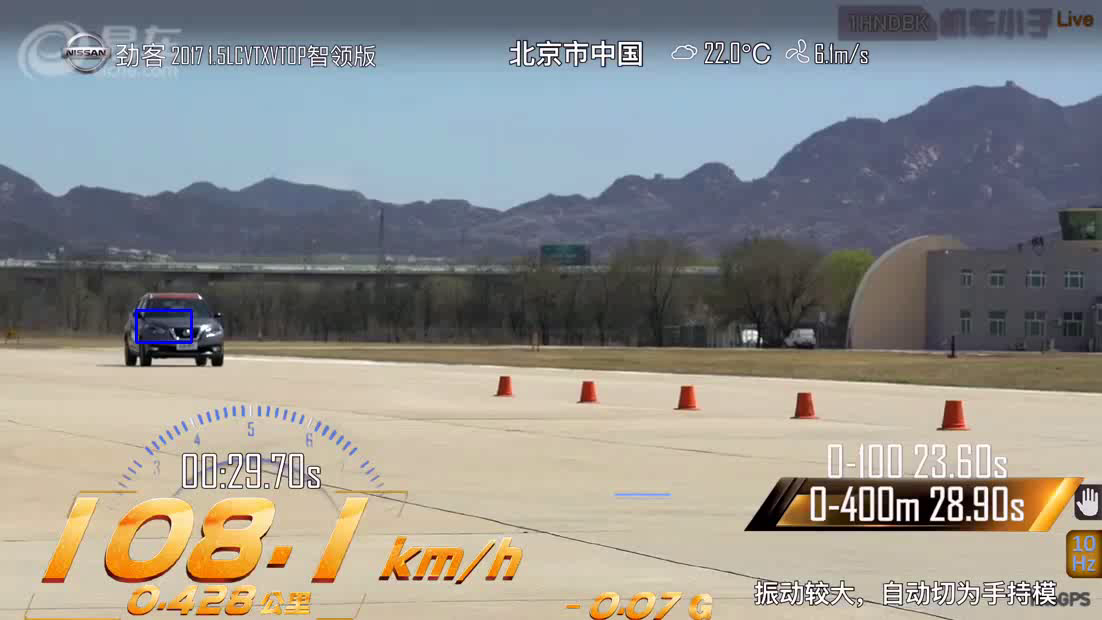
#> input picture frame 0 of Video Analysis/Meanshift and Camshift/Camshift.avi, 1102 x 620 px, given in place of vtest.avi, which was not available
$ python fastNlMeansDenoisingMuotiFunction.py
#> lines starting #> are read from the running program, lines starting #| are printed output that depends on the picture; pictures that were not available may be replaced by others from this repository, and a replacement may not be noted
# -*_ coding:utf-8 -*-
"""
@ author: wuxin
"""

import cv2 as cv
import numpy as np
from matplotlib import pyplot as plt

if __name__ == '__main__':

    cap = cv.VideoCapture('vtest.avi')

    # create a list of first 5 frames
    img = [cap.read()[1] for i in range(5)]
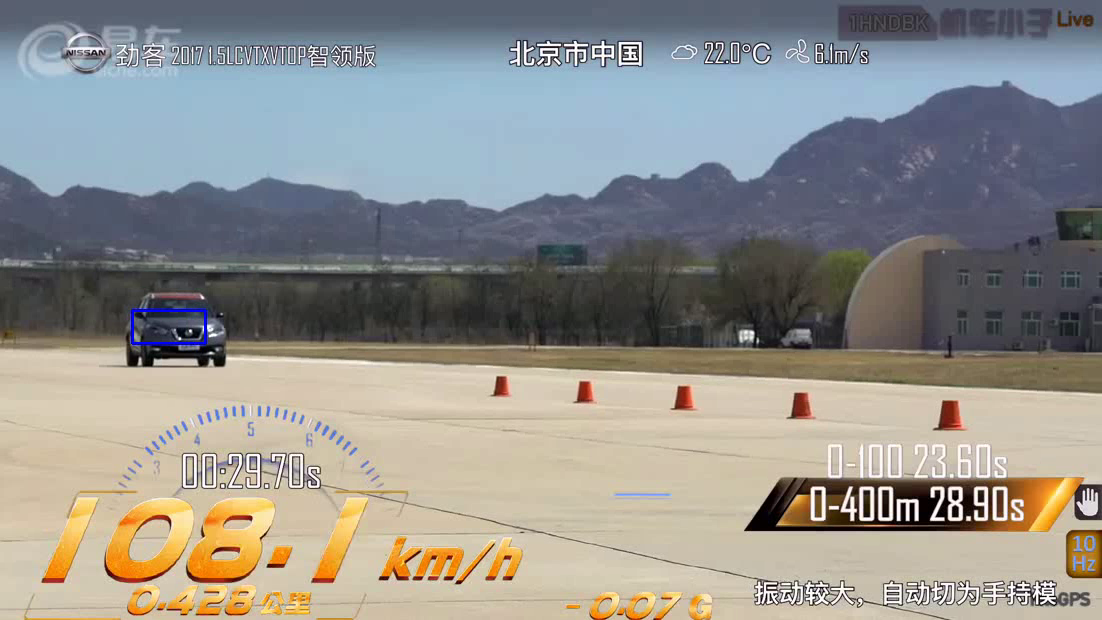
#> input picture frame 1 of Video Analysis/Meanshift and Camshift/Camshift.avi, 1102 x 620 px, given in place of vtest.avi, which was not available
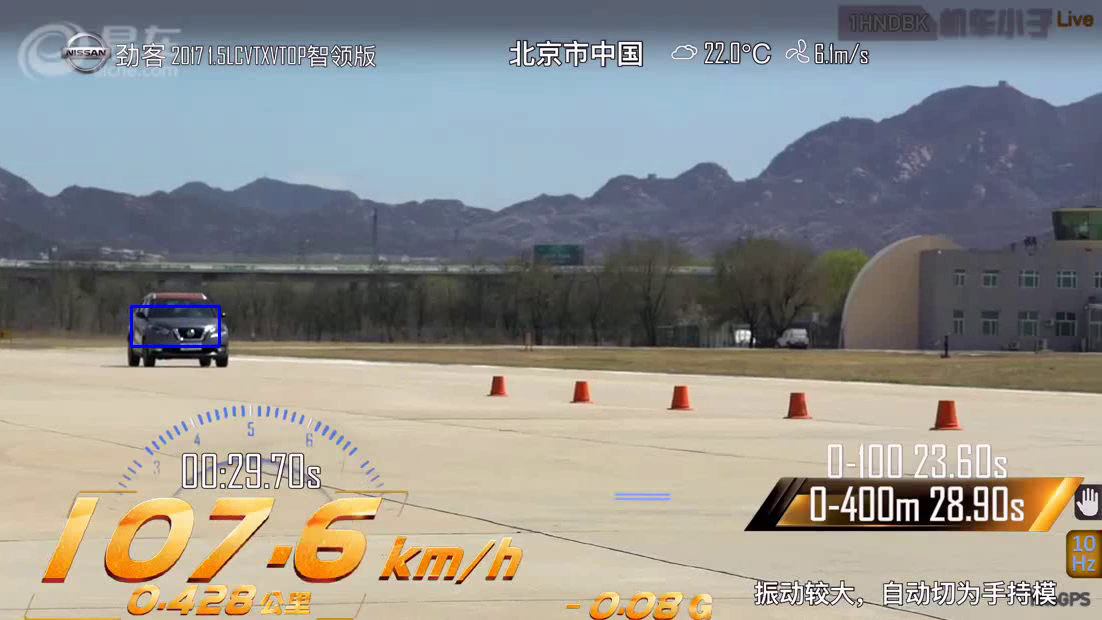
#> input picture frame 2 of Video Analysis/Meanshift and Camshift/Camshift.avi, 1102 x 620 px, given in place of vtest.avi, which was not available
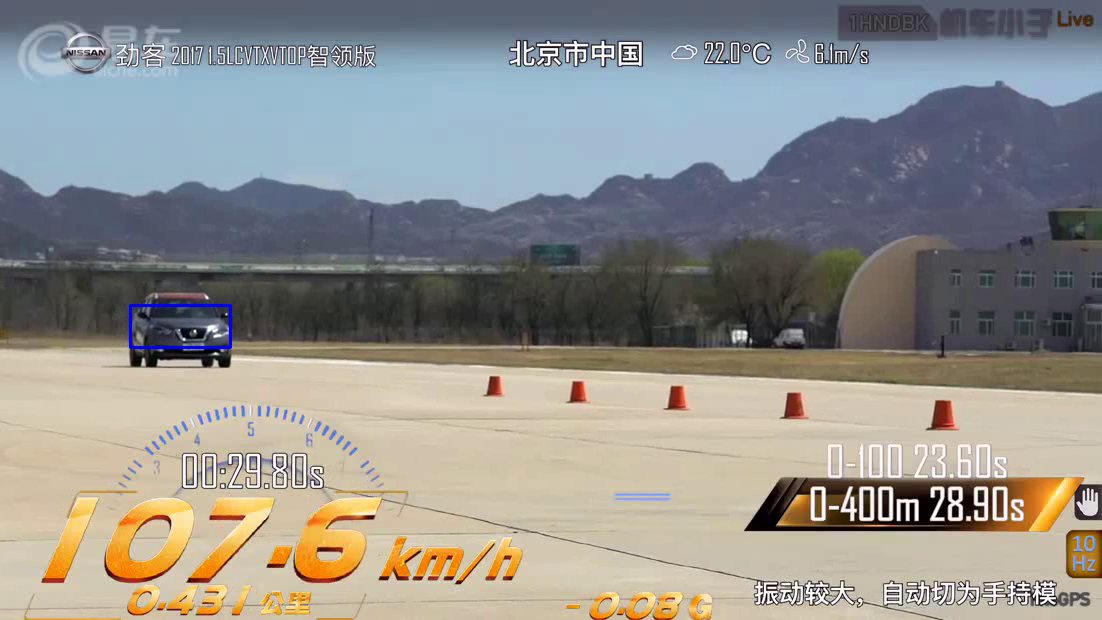
#> input picture frame 3 of Video Analysis/Meanshift and Camshift/Camshift.avi, 1102 x 620 px, given in place of vtest.avi, which was not available
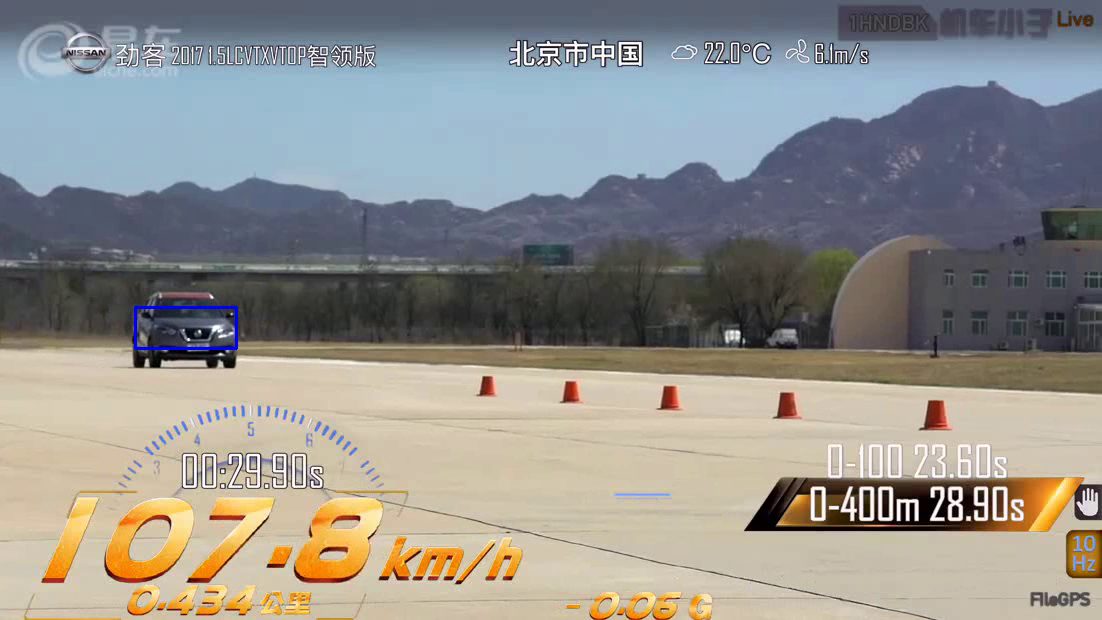
#> input picture frame 4 of Video Analysis/Meanshift and Camshift/Camshift.avi, 1102 x 620 px, given in place of vtest.avi, which was not available
#> img = 5 items

    # convert all to geayscale
    gray = [cv.cvtColor(i, cv.COLOR_BGR2GRAY) for i in img]
#> gray = 5 items

    # conver all to float64
    gray = [np.float64(i) for i in gray]

    # create a noise of variance 25
    noise = np.random.randn(*gray[1].shape)*10

    # Add this noise to images
    noisy = [i + noise for i in gray]
#> noisy = 5 items

    # Cobtert back to uint8
    noisy = [np.uint8(np.clip(i, 0, 255)) for i in noisy]

    # Denoise 3rd frame considering all the 5 frames
    dst = cv.fastNlMeansDenoisingMulti(noisy, 2, 5, None, 4, 7, 35)
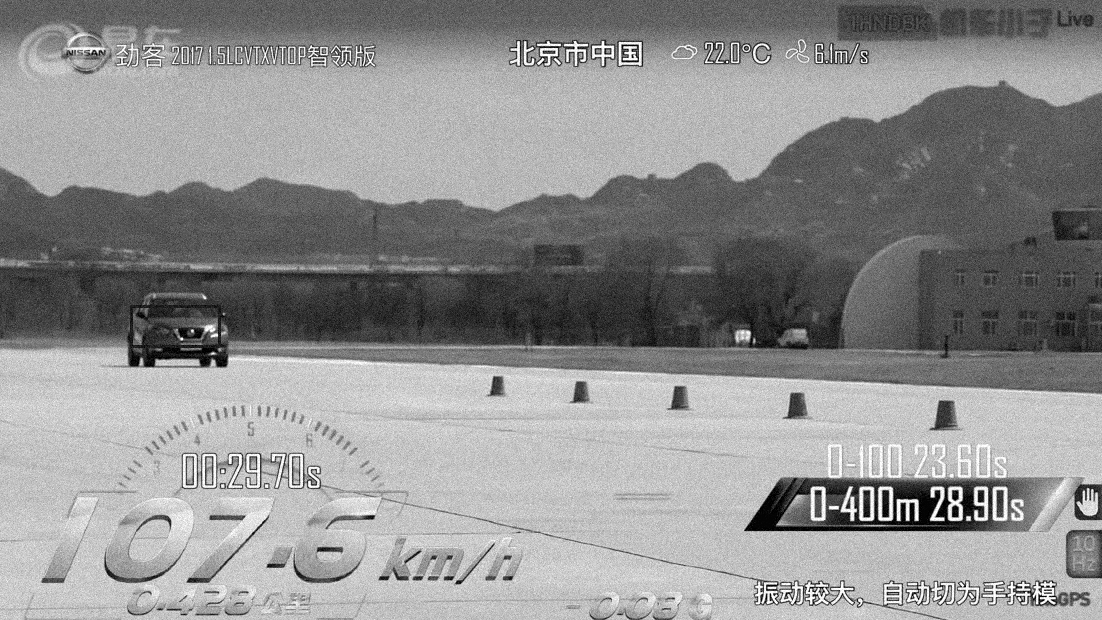
#> dst: shape (620, 1102); min 0, max 255, mean 143.3

    plt.subplot(131), plt.imshow(gray[2], 'gray')
    plt.subplot(132), plt.imshow(noisy[2], 'gray')
    plt.subplot(133), plt.imshow(dst, 'gray')
    plt.show()
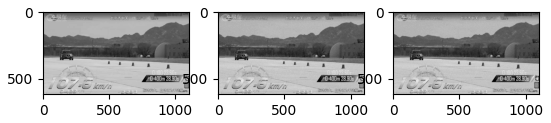
#> figure drawn by matplotlib, 3 panels

$ run again, starting later in the video
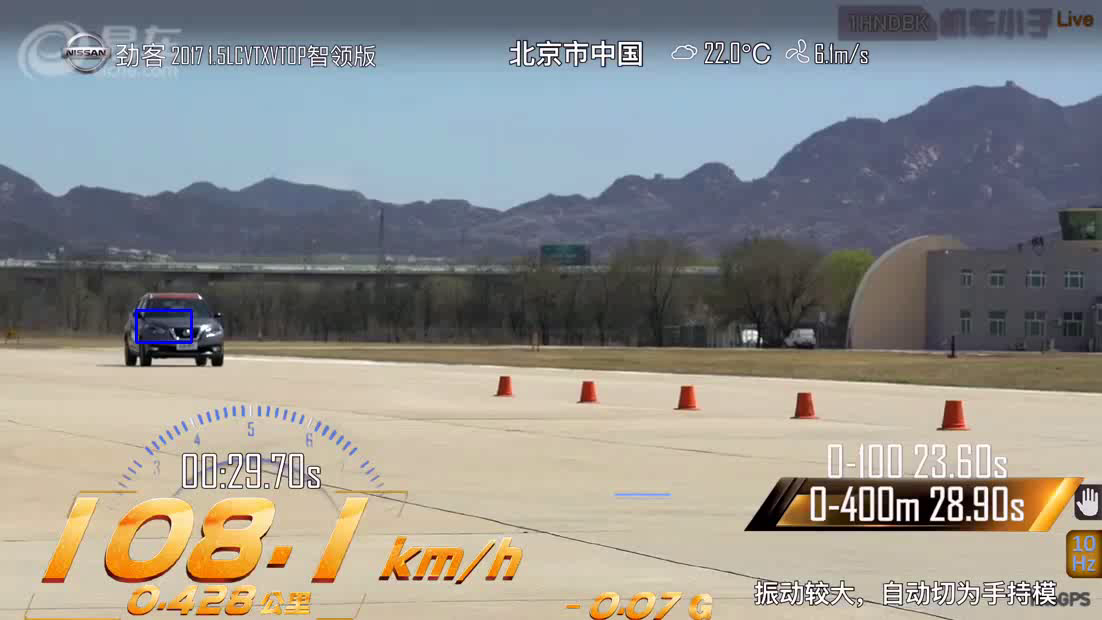
#> input picture frame 0 of Video Analysis/Meanshift and Camshift/Camshift.avi, 1102 x 620 px, given in place of vtest.avi, which was not available
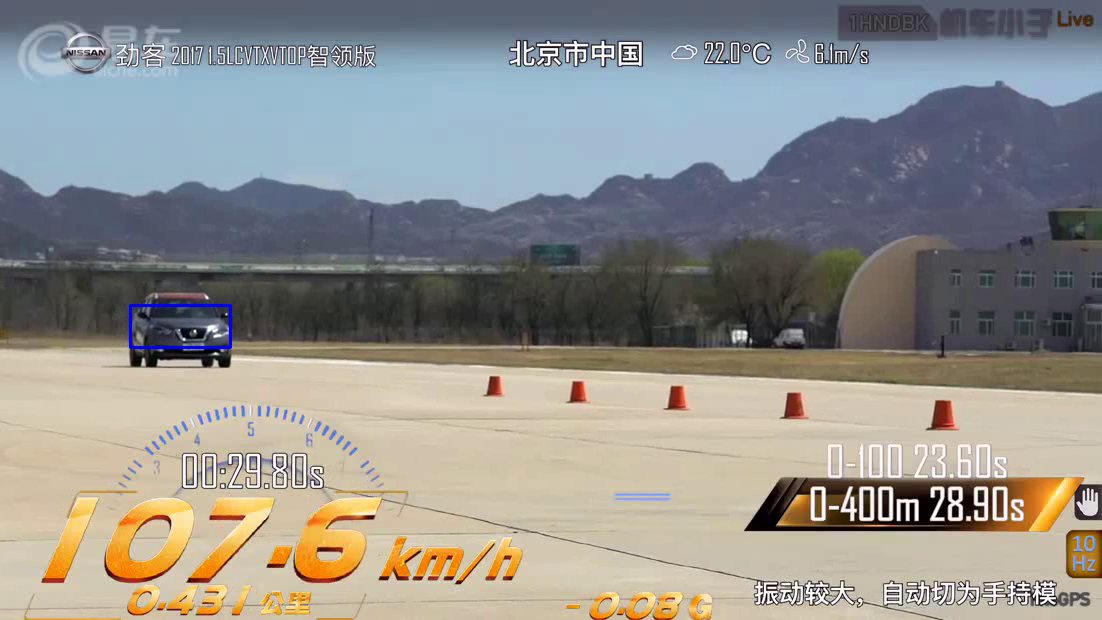
#> input picture frame 3 of Video Analysis/Meanshift and Camshift/Camshift.avi, 1102 x 620 px, given in place of vtest.avi, which was not available
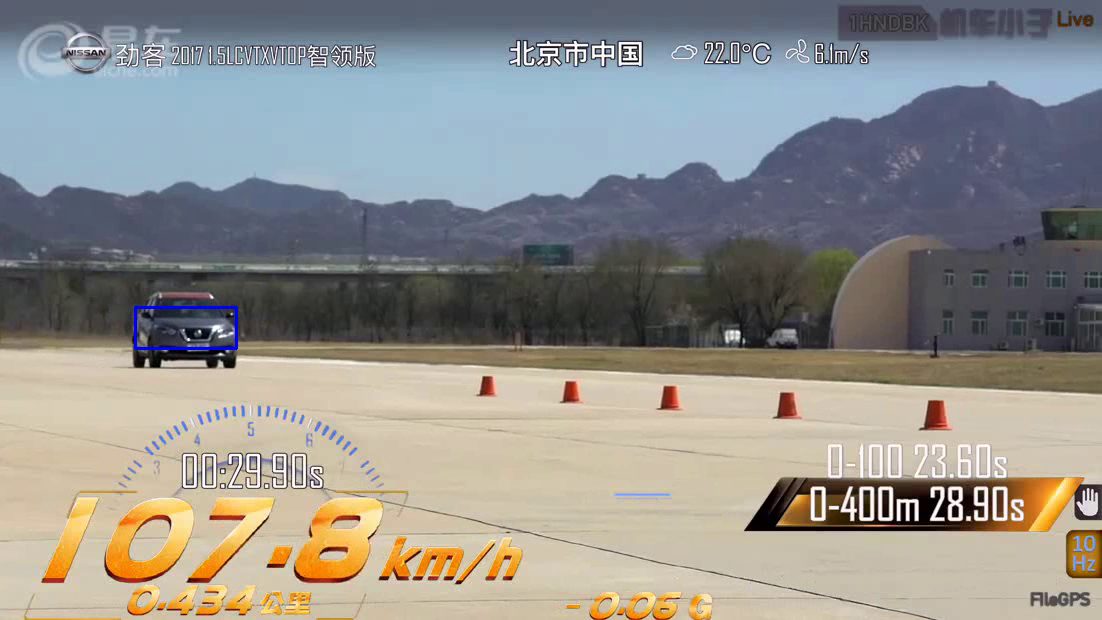
#> input picture frame 4 of Video Analysis/Meanshift and Camshift/Camshift.avi, 1102 x 620 px, given in place of vtest.avi, which was not available
#> img = 5 items

$ run again, starting later in the video
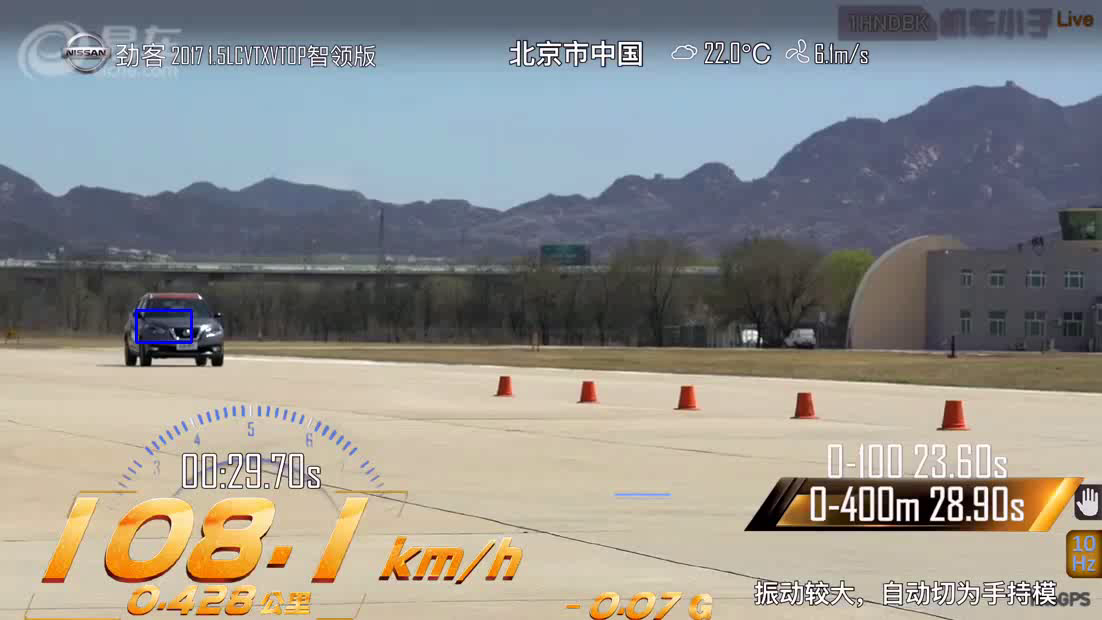
#> input picture frame 0 of Video Analysis/Meanshift and Camshift/Camshift.avi, 1102 x 620 px, given in place of vtest.avi, which was not available
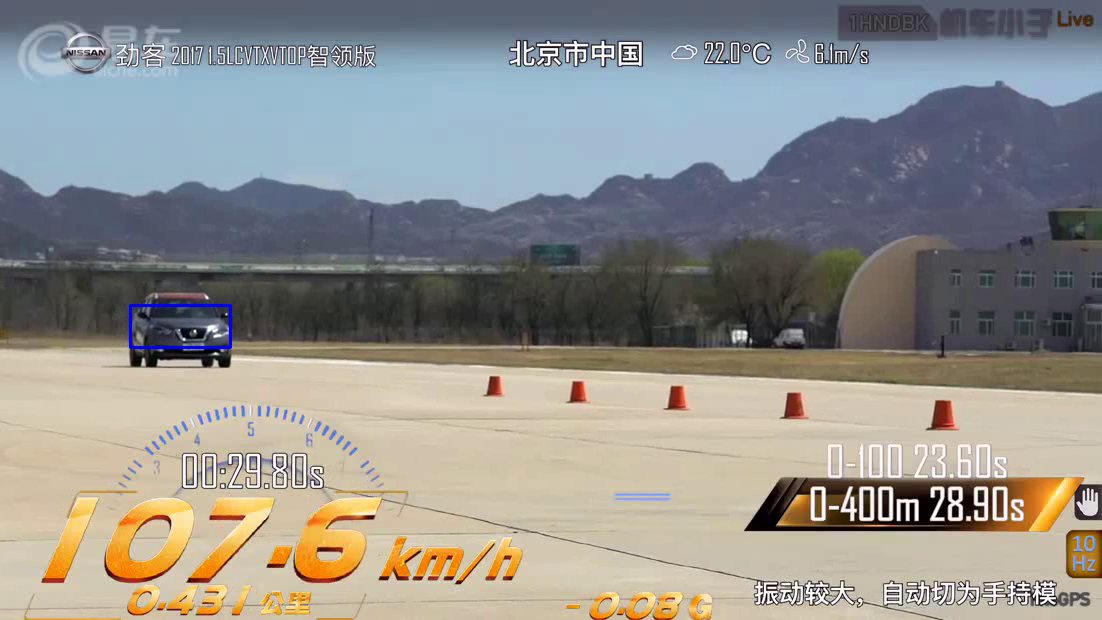
#> input picture frame 3 of Video Analysis/Meanshift and Camshift/Camshift.avi, 1102 x 620 px, given in place of vtest.avi, which was not available
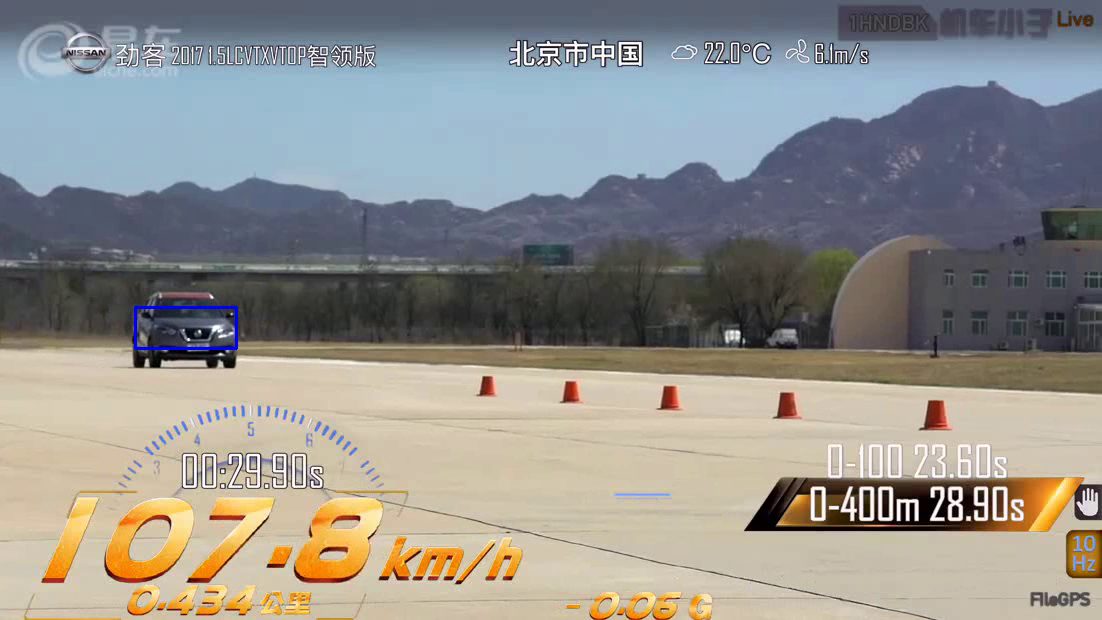
#> input picture frame 4 of Video Analysis/Meanshift and Camshift/Camshift.avi, 1102 x 620 px, given in place of vtest.avi, which was not available
#> img = 5 items
